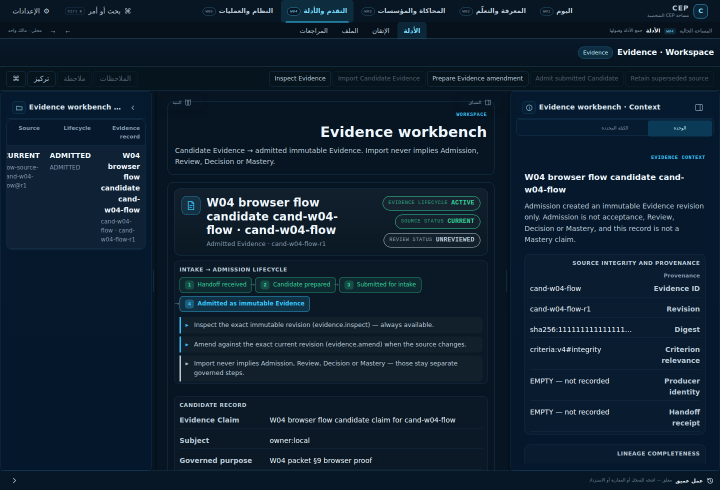
#> input picture writer-output/W04/evidence/evidence-create-attest-verify-lifecycle-admitted-immutable-20260929T193409Z-c82cec63.png, 1440 x 980 px (shown at 1/2 size)
$ python -i w04-reaudit-measure.py   (imports and definitions only)
#> lines starting #> are read from the running program, lines starting #| are printed output that depends on the picture
#!/usr/bin/env python3
"""W04 visual re-audit measurement (R3 / R7 of governance §8).

Reads ONLY file bytes. For every PNG under writer-output/W04/reaudit-evidence/<label>/:

  * SHA-256 + PIL dimensions                  (identity / responsive proof)
  * ink ratio                                 (share of pixels differing from the modal
                                               background colour by > threshold)
  * blank horizontal bands                    (contiguous row runs whose ink ratio is
                                               below `--blank-threshold`; blank-band
                                               geometry is the "unexplained whitespace"
                                               measure governance §7 requires)
  * per-file OCR word count + key-string hits (tesseract, English tessdata; Arabic copy is
                                               not OCR-able with the installed language set
                                               and is therefore reported as `ocrArabic: n/a`)

Usage:
    python3 tools/w04-reaudit-measure.py --label before
    python3 tools/w04-reaudit-measure.py --label after  --keys evidence,reviews,mastery,portfolio

Writes MEASURES.json next to the captured frames.
"""
import argparse
import hashlib
import json
import os
import re
import subprocess
import sys
from collections import Counter
from pathlib import Path

from PIL import Image

ROOT = Path(__file__).resolve().parent.parent
BASE = ROOT / "writer-output" / "W04" / "reaudit-evidence"

# Key strings that must be present for a state to be considered materially rendered.
# Each entry: surface -> state -> [strings that SHOULD be found by OCR (English copy only)].
KEY_STRINGS = {
    "evidence": {
        "*": ["Evidence workbench"],
        "candidate-submitted": ["SUBMITTED", "FOR", "INTAKE"],
        "admitted-immutable": ["ADMITTED"],
    },
    "reviews": {
        "*": ["Reviews workbench"],
        "in-review-with-findings": ["IN", "REVIEW"],
        "ready-for-decision": ["READY", "FOR", "DECISION"],
        "decision-issued": ["ACCEPT", "WITH", "LIMITATIONS"],
    },
    "mastery": {
        "*": ["Mastery"],
        "fixture-mastered": ["MASTERED"],
        "fixture-second-row": ["INSUFFICIENT", "EVIDENCE"],
    },
    "portfolio": {
        "*": ["Portfolio"],
        "assembly-one-reference": ["Re", "audit"],
        "assembly-two-references": ["Re", "audit"],
    },
}


# [91 lines left out: functions sha256_of, image_measures, _bands, not called in this run]


def ocr_words(path: Path) -> dict:
    """Per-file OCR. Text is inverted first because every reference/current frame is dark."""
    try:
        with Image.open(path) as im:
#> im is the input picture: PIL image 1440x980 RGB; mean R, G, B 15.7, 32.7, 48.1
            grey = im.convert("L")
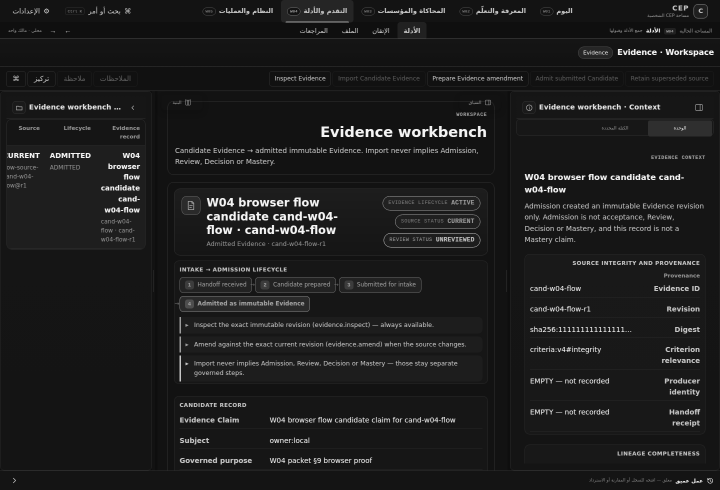
#> grey: PIL image 1440x980 L (shown at 1/2 size); min 13, max 245, mean 29.4
            inverted = grey.point(lambda p: 255 - p)
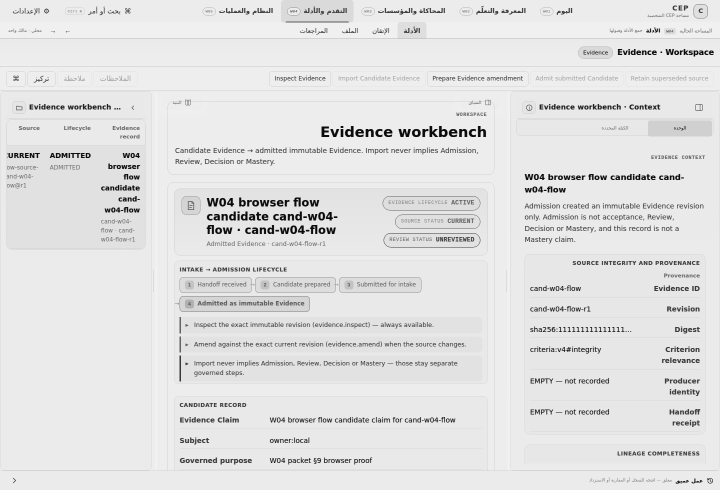
#> inverted: PIL image 1440x980 L (shown at 1/2 size); min 10, max 242, mean 225.6
            tmp = Path("/tmp/opencode/w04-ocr")
            tmp.mkdir(parents=True, exist_ok=True)
            out = tmp / (path.stem + ".png")
            inverted.save(out)
            proc = subprocess.run(
                ["tesseract", str(out), "stdout", "--psm", "6"],
                capture_output=True, text=True, timeout=180,
            )
            text = proc.stdout or ""
    except Exception as exc:  # pragma: no cover - measurement must not crash the loop
        return {"ocrError": str(exc), "words": 0, "text": ""}
    words = [w for w in re.split(r"\s+", text) if w.strip()]
    return {"words": len(words), "text": re.sub(r"\s+", " ", text).strip()[:4000]}


# [111 lines left out: function main, not called in this run]


# [2 lines not run here, left out]

>>> result = ocr_words('../writer-output/W04/evidence/evidence-create-attest-verify-lifecycle-admitted-immutable-20260929T193409Z-c82cec63.png')

$ run again, on writer-output/W04/reaudit-evidence/after/reviews-1440x1000-decision-issued.png
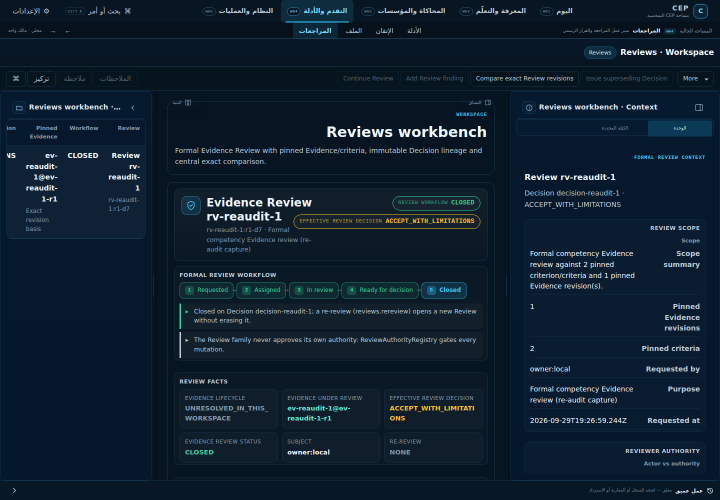
#> input picture writer-output/W04/reaudit-evidence/after/reviews-1440x1000-decision-issued.png, 1440 x 1000 px (shown at 1/2 size)
#> in ocr_words, im is the input picture: PIL image 1440x1000 RGB; mean R, G, B 15.1, 31.8, 47
#> in ocr_words, `grey = im.convert("L")`:
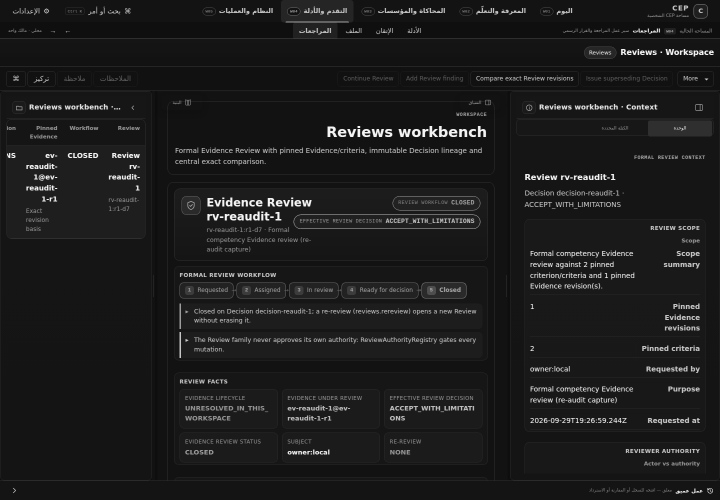
#> grey: PIL image 1440x1000 L (shown at 1/2 size); min 13, max 245, mean 28.6
#> in ocr_words, `inverted = grey.point(lambda p: 255 - p)`:
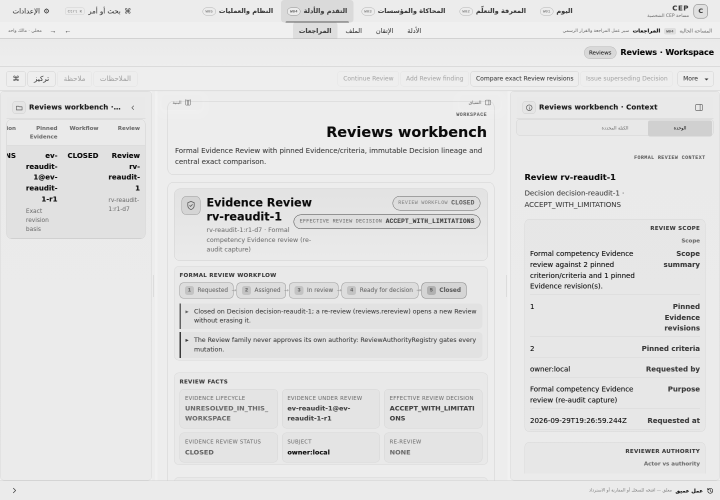
#> inverted: PIL image 1440x1000 L (shown at 1/2 size); min 10, max 242, mean 226.4

$ run again, on writer-output/W04/reaudit-evidence/before/mastery-1440x1000-fixture-mastered.png
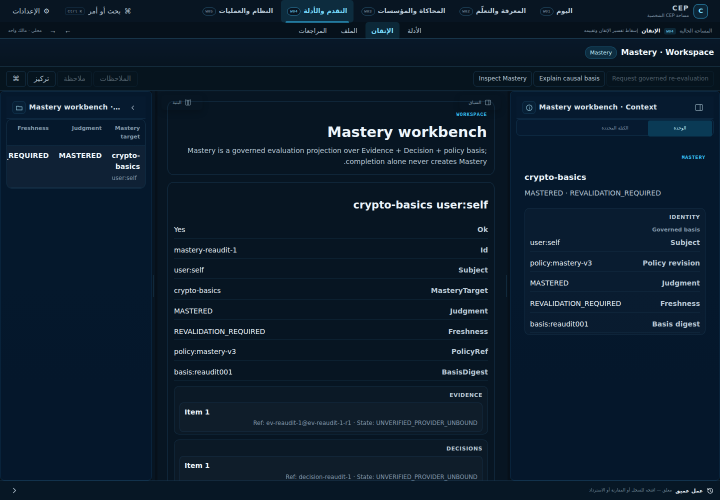
#> input picture writer-output/W04/reaudit-evidence/before/mastery-1440x1000-fixture-mastered.png, 1440 x 1000 px (shown at 1/2 size)
#> in ocr_words, im is the input picture: PIL image 1440x1000 RGB; mean R, G, B 11.9, 28.2, 44
#> in ocr_words, `grey = im.convert("L")`:
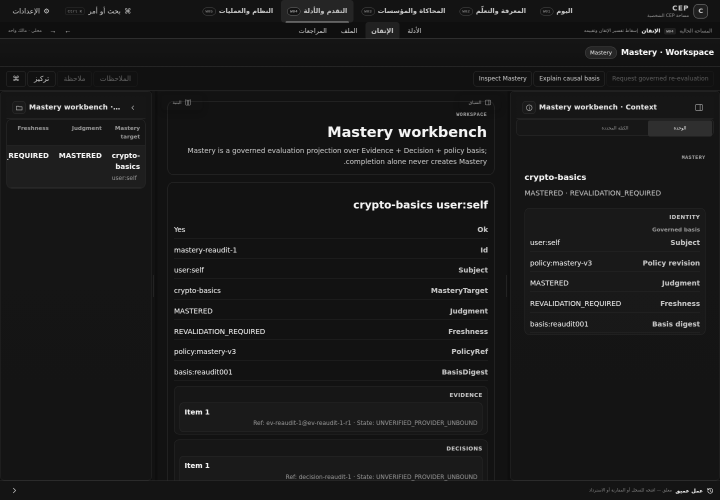
#> grey: PIL image 1440x1000 L (shown at 1/2 size); min 13, max 245, mean 25.1
#> in ocr_words, `inverted = grey.point(lambda p: 255 - p)`:
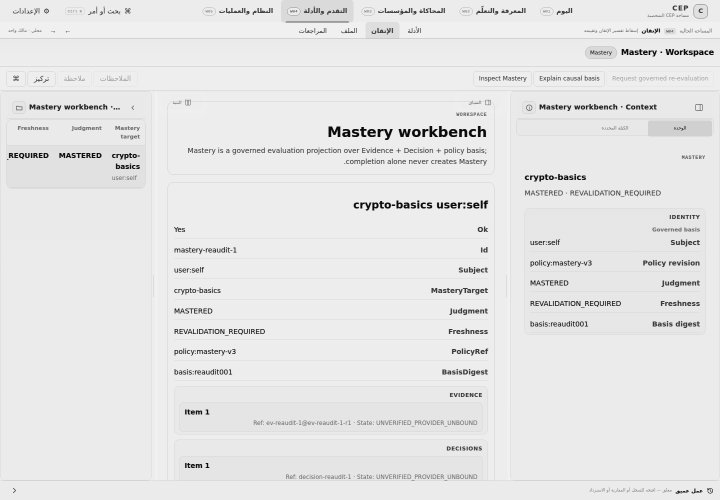
#> inverted: PIL image 1440x1000 L (shown at 1/2 size); min 10, max 242, mean 229.9

$ run again, on writer-output/W04/reaudit-evidence/before/reviews-1024x900-ready-for-decision.png
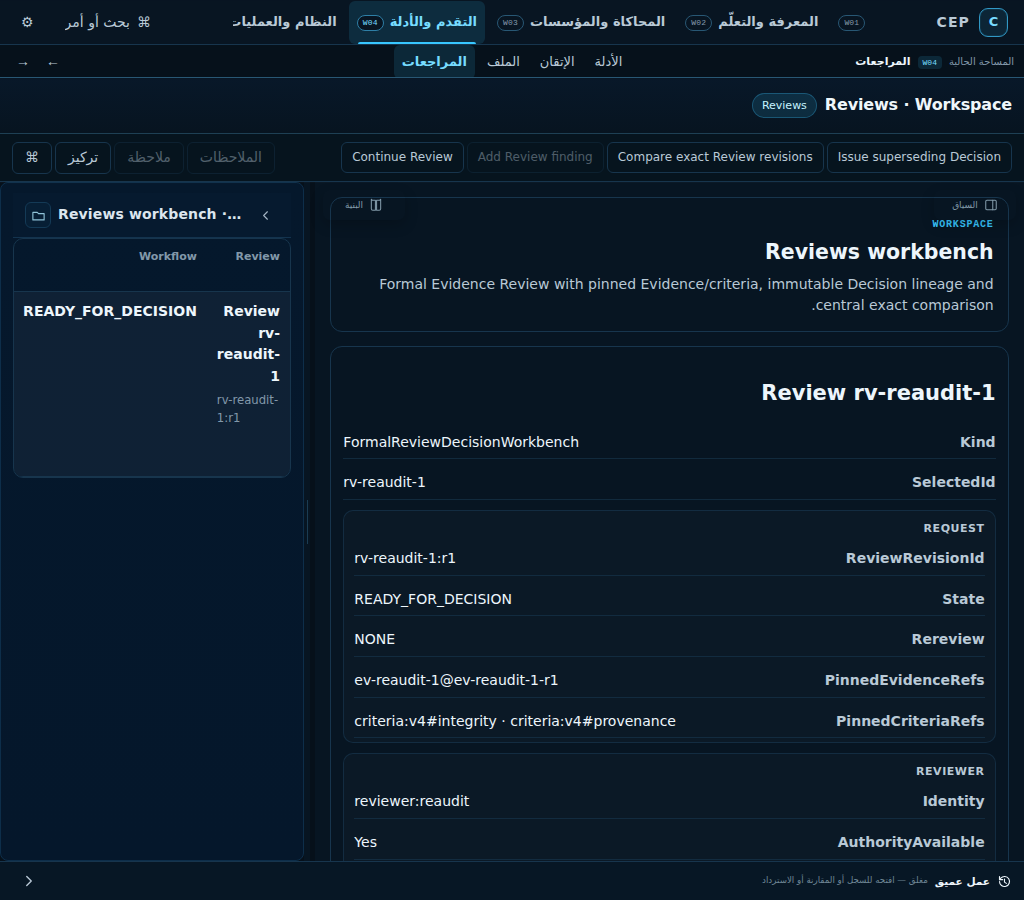
#> input picture writer-output/W04/reaudit-evidence/before/reviews-1024x900-ready-for-decision.png, 1024 x 900 px
#> in ocr_words, im is the input picture: PIL image 1024x900 RGB; mean R, G, B 13.6, 29.2, 43.8
#> in ocr_words, `grey = im.convert("L")`:
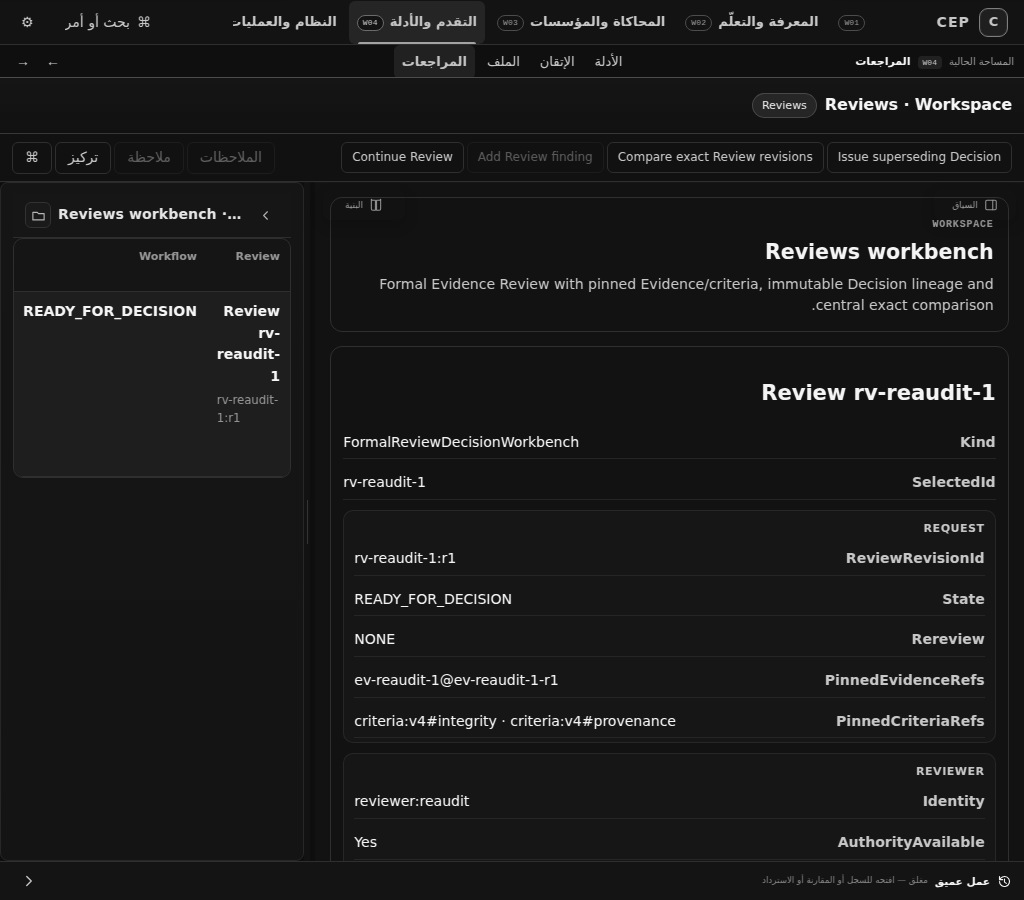
#> grey: PIL image 1024x900 L; min 13, max 245, mean 26.1
#> in ocr_words, `inverted = grey.point(lambda p: 255 - p)`:
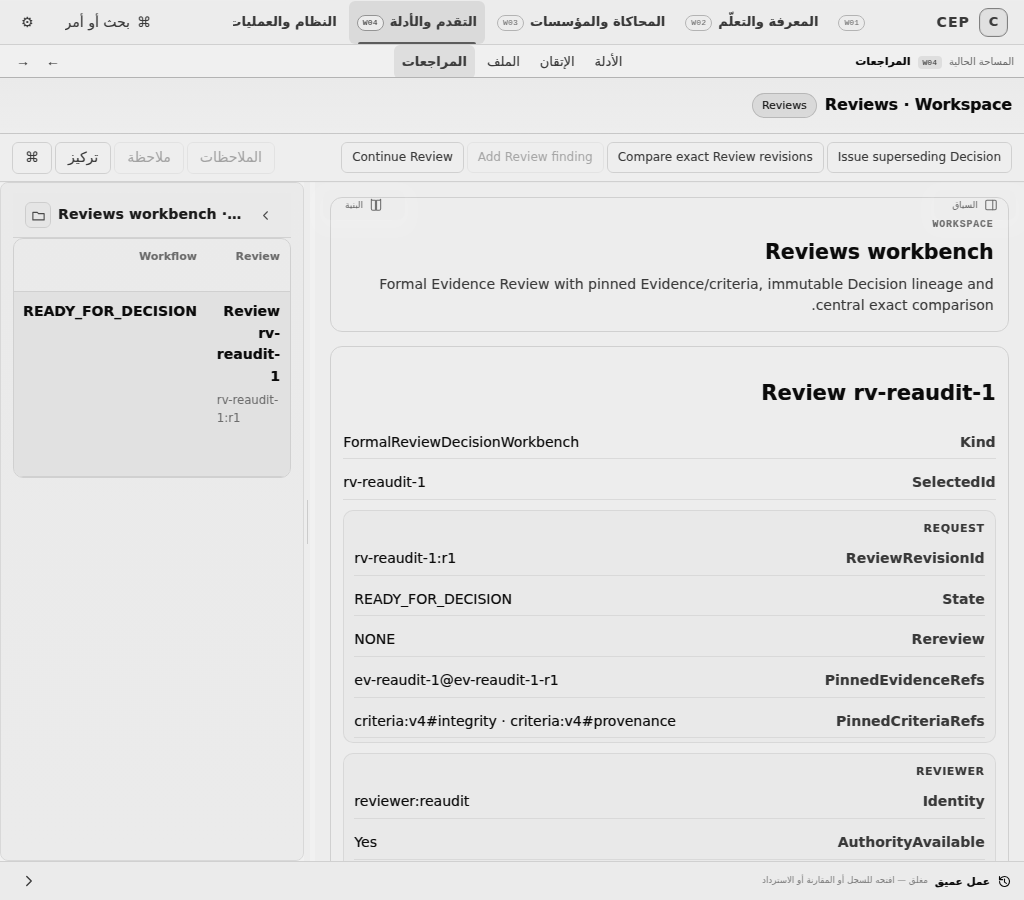
#> inverted: PIL image 1024x900 L; min 10, max 242, mean 228.9
